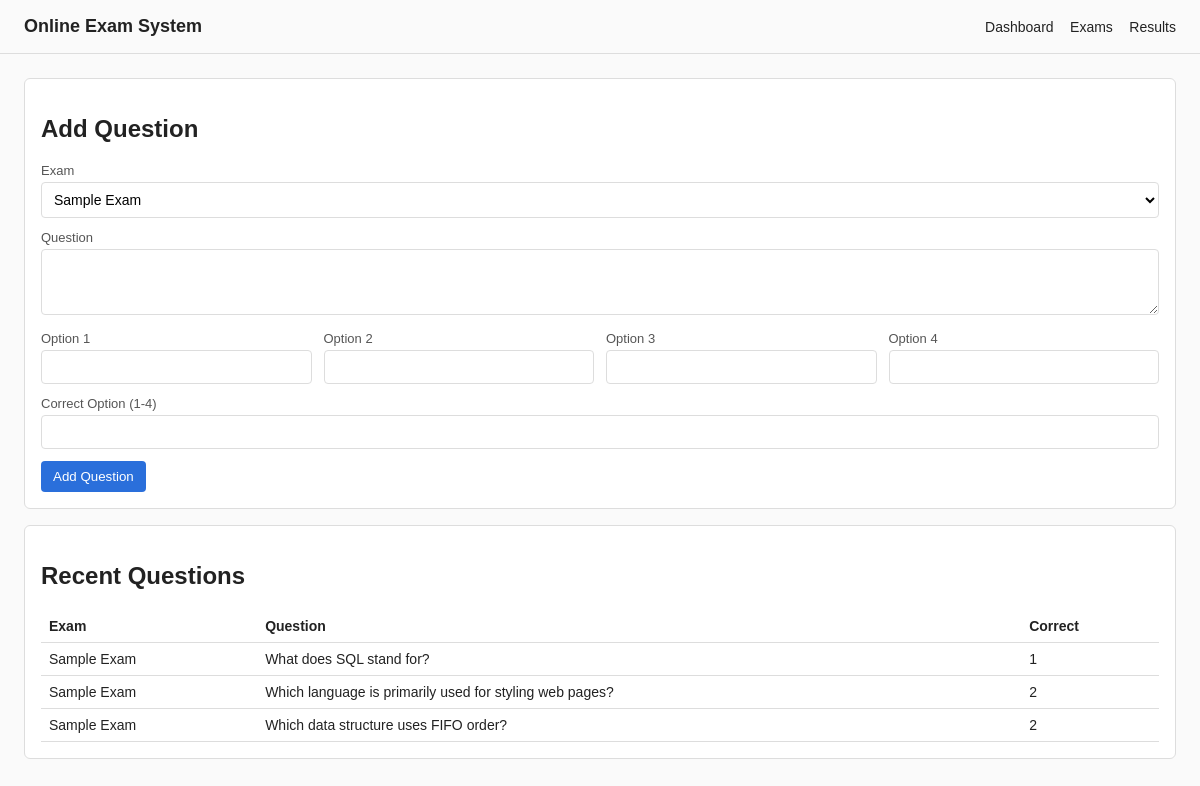
Before: /admin/manage_questions.php (signed in) with the older database file.
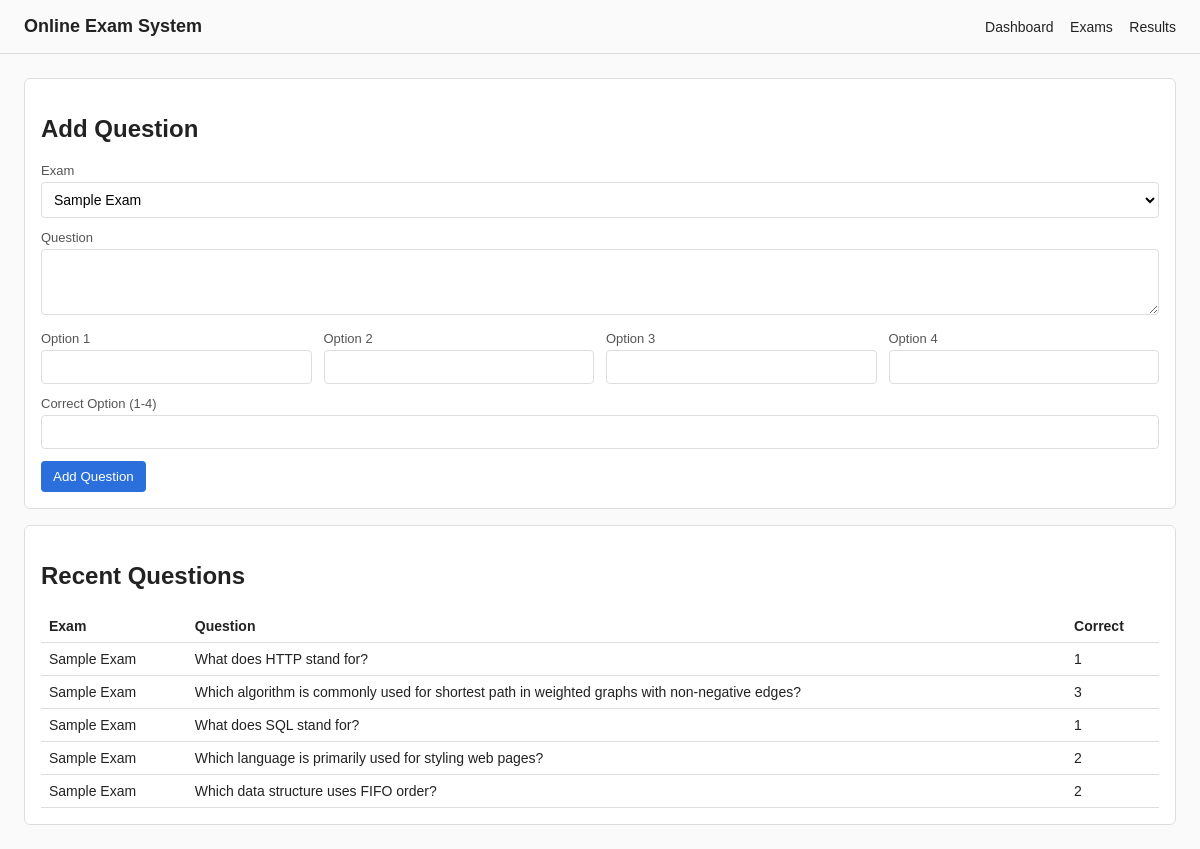
After: the same page with the newer database file.
### tables this page shows
CREATE TABLE IF NOT EXISTS questions (
  id INT AUTO_INCREMENT PRIMARY KEY,
  exam_id INT NOT NULL,
  question TEXT NOT NULL,
  option1 VARCHAR(255) NOT NULL,
  option2 VARCHAR(255) NOT NULL,
  option3 VARCHAR(255) NOT NULL,
  option4 VARCHAR(255) NOT NULL,
  correct_option TINYINT NOT NULL,
  FOREIGN KEY (exam_id) REFERENCES exams(exam_id) ON DELETE CASCADE
);

CREATE TABLE IF NOT EXISTS exams (
  exam_id INT AUTO_INCREMENT PRIMARY KEY,
  exam_name VARCHAR(150) NOT NULL,
  exam_date DATETIME NOT NULL
);

### includes/functions.php (called while the page is built, shortened)
<?php
function h(string $value): string {
    return htmlspecialchars($value, ENT_QUOTES, "UTF-8");
}
?>

### admin/manage_questions.php (the view, shortened to what this page needs)
<?php
require_once __DIR__ . "/../includes/db.php";
require_once __DIR__ . "/../includes/functions.php";
$exams = $pdo->query("SELECT * FROM exams ORDER BY exam_date DESC")->fetchAll();
$questions = $pdo->query("SELECT q.*, e.exam_name FROM questions q JOIN exams e ON q.exam_id = e.exam_id ORDER BY q.id DESC")->fetchAll();
?>
<!DOCTYPE html>
<html lang="en">
<head>
  <link rel="stylesheet" href="/assets/css/style.css">
</head>
<body>
  <header>
    <div class="brand">Online Exam System</div>
    <nav class="nav">
      <a href="/admin/admin_dashboard.php">Dashboard</a>
      <a href="/admin/manage_exam.php">Exams</a>
      <a href="/admin/view_results.php">Results</a>
    </nav>
  </header>
  <section class="hero">
    <div class="card">
      <h2>Add Question</h2>
      <form method="post">
        <div class="form-group">
          <label>Exam</label>
          <select name="exam_id" required>
            <?php foreach ($exams as $exam): ?>
              <option value="<?= h($exam["exam_id"]) ?>"><?= h($exam["exam_name"]) ?></option>
            <?php endforeach; ?>
          </select>
        </div>
        <div class="form-group">
          <label>Question</label>
          <textarea name="question" rows="3" required></textarea>
        </div>
        <div class="grid two-col">
          <div class="form-group">
            <label>Option 1</label>
            <input type="text" name="option1" required>
          </div>
          <div class="form-group">
            <label>Option 2</label>
            <input type="text" name="option2" required>
          </div>
          <div class="form-group">
            <label>Option 3</label>
            <input type="text" name="option3" required>
          </div>
          <div class="form-group">
            <label>Option 4</label>
            <input type="text" name="option4" required>
          </div>
        </div>
        <div class="form-group">
          <label>Correct Option (1-4)</label>
          <input type="number" name="correct_option" min="1" max="4" required>
        </div>
        <button class="btn" type="submit">Add Question</button>
      </form>
    </div>
    <div class="card">
      <h2>Recent Questions</h2>
      <table class="table">
        <thead>
          <tr>
            <th>Exam</th>
            <th>Question</th>
            <th>Correct</th>
          </tr>
        </thead>
        <tbody>
          <?php foreach ($questions as $q): ?>
            <tr>
              <td><?= h($q["exam_name"]) ?></td>
              <td><?= h($q["question"]) ?></td>
              <td><?= h($q["correct_option"]) ?></td>
            </tr>
          <?php endforeach; ?>
        </tbody>
      </table>
    </div>
  </section>
</body>
</html>

### assets/css/style.css (style rules this page uses)
:root { --text: #222; --muted: #555; --border: #ddd; --bg: #fafafa; --card: #fff; --primary: #2a6fdb; }
* { box-sizing: border-box; }
body { margin: 0; font-family: Arial, sans-serif; color: var(--text); background: var(--bg); }
header { padding: 16px 24px; border-bottom: 1px solid var(--border); display: flex; align-items: center; justify-content: space-between; }
.brand { font-size: 18px; font-weight: 600; }
.nav a, .nav span { color: var(--text); text-decoration: none; margin-left: 12px; font-size: 14px; }
.hero { padding: 24px; display: grid; gap: 16px; }
.card { background: var(--card); border: 1px solid var(--border); padding: 16px; border-radius: 6px; }
.btn { display: inline-block; padding: 8px 12px; border-radius: 4px; background: var(--primary); color: #fff; text-decoration: none; border: none; cursor: pointer; }
.form-group { margin-bottom: 12px; }
label { display: block; font-size: 13px; margin-bottom: 4px; color: var(--muted); }
input, select, textarea { width: 100%; padding: 8px; border-radius: 4px; border: 1px solid var(--border); background: #fff; font-size: 14px; }
.grid { display: grid; gap: 12px; }
.two-col { grid-template-columns: repeat(auto-fit, minmax(200px, 1fr)); }
.table { width: 100%; border-collapse: collapse; font-size: 14px; }
.table th, .table td { padding: 8px; border-bottom: 1px solid var(--border); text-align: left; }

Changed rows visible on the page:
added questions: exam.exam_name "Sample Exam", question "What does HTTP stand for?", correct_option "1"
added questions: exam.exam_name "Sample Exam", question "Which algorithm is commonly used for shortest path in weighted graphs with non-negative edges?", correct_option "3"
